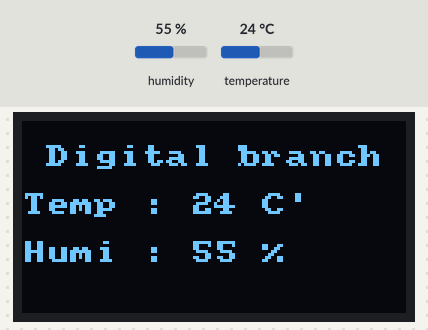
A sketch run on a simulated Arduino Uno, built with avr-gcc and run on an emulated ATmega328P. Shown: 128×64 one-colour display. Inputs (shaded band) come from the test bench; at power-on: humidity 55 %, temperature 24 °C. What the sketch prints to the serial monitor is not drawn.

Above: at 3.0 s.
3.1 s: humidity set to 22 %
At 7.6 s:
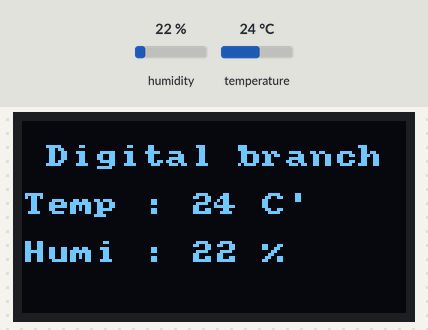
8.0 s: temperature set to 12 °C
At 11.3 s:
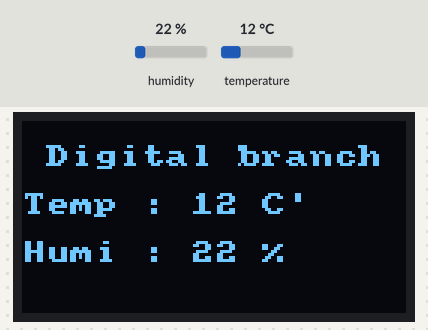
12.3 s: humidity set to 40 %
At 15.8 s:
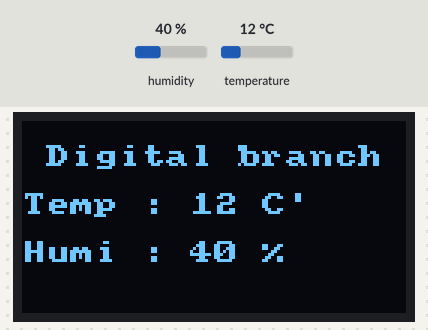
16.7 s: temperature set to 19 °C
Timing chart, 0 to 19.7 s (numbered marks = the images above; inputs shaded):
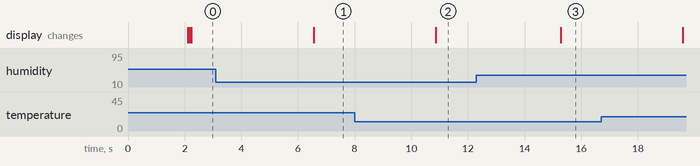

The sketch:

sketch_apr24a.ino
```cpp
#include <SimpleDHT.h>
#include <U8x8lib.h>

int DHTPIN = 21;                //GPIO15 (ADC2_CH3)    //DHT11 sensor

SimpleDHT11 dht11;              //defind model of sensor : DHT11
byte temperature = 0;
byte humidity = 0;

// the OLED used
U8X8_SSD1306_128X64_NONAME_SW_I2C u8x8(15,4,16);

void setup() {

    Serial.begin(115200);
    u8x8.begin();
    u8x8.setFont(u8x8_font_amstrad_cpc_extended_r);
    //u8x8.setFont(u8x8_font_chroma48medium8_r);  // แบบตัวเล็กลงมาหน่อยนะ

}

void loop() {

  readTemp();

  char buffer_temp[30];
  char buffer_humi[30];
  String str_temp;
  String str_humi;


  str_temp = "Temp : " + String(temperature) + " C'";
  str_humi = "Humi : " + String(humidity) + " %";
  str_temp.toCharArray(buffer_temp, 30);
  str_humi.toCharArray(buffer_humi, 30);

  u8x8.drawString(0, 1, " Digital branch"); // show string first line x,y
  u8x8.drawString(0, 3, buffer_temp); // show temp value
  u8x8.drawString(0, 5, buffer_humi); // show humi value
}


void readTemp(){

    dht11.read(DHTPIN, &temperature, &humidity, NULL);  // Read value from sensor
    delay(2000);                                    //wait 2 seconds
    Serial.print("DHT11 read: ");
    Serial.print((int)temperature); Serial.print(" *C, ");
    Serial.print((int)humidity); Serial.println(" %H");
  }

//====================================================================
```

Measured:
- after the input at 3.1 s, the display: changes after 3.5 s (image 1)
- after the input at 8.0 s, the display: changes after 2.9 s (image 2)
- after the input at 12.3 s, the display: changes after 3.0 s (image 3)
